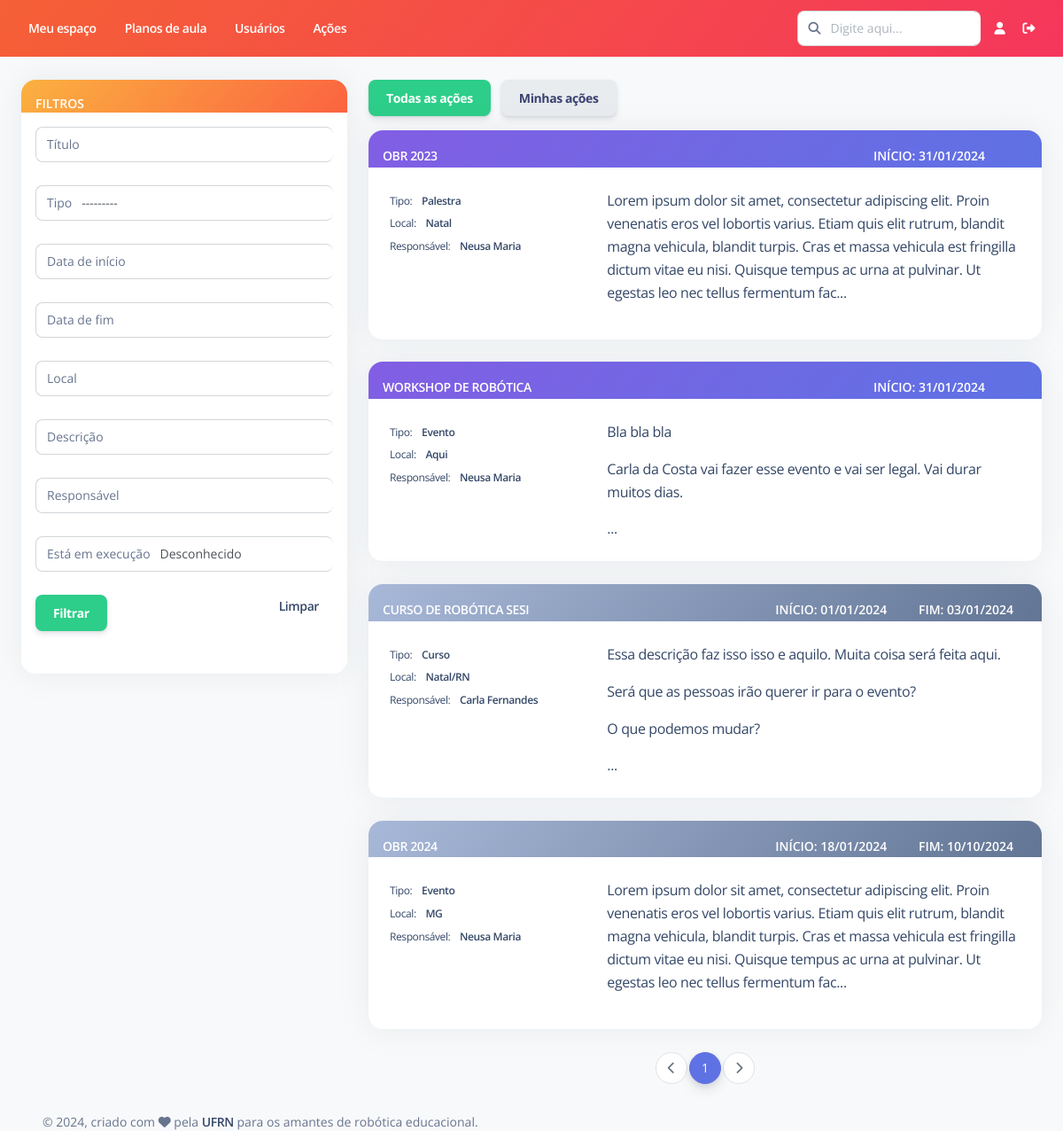
Page /acoes/listar/ on the committed database.
### Acoes/models.py (models this page shows, shortened)
class Acoes(models.Model):
    titulo = models.CharField(max_length=500, verbose_name="Título")
    tipo = models.CharField(max_length=8, choices=TIPO, default='Evento')
    data_inicio = models.DateField(default = date.today, verbose_name = "Data de início")
    data_fim = models.DateField(null=True, blank = True, verbose_name = "Data de fim")
    local = models.CharField(max_length=200, null=True, blank=True, verbose_name="Local")
    descricao = models.TextField(null=True, blank=True,verbose_name="Descrição")
    responsavel = models.ForeignKey(Usuario, on_delete=models.RESTRICT,verbose_name="Responsável")
    status = models.BooleanField(default=True, verbose_name = "Está em execução")
    deletada = models.BooleanField(default=False, verbose_name = "Deletado")
    class Meta:
        ordering = ['-status', '-data_inicio', '-data_fim', 'titulo']
        verbose_name = "Ação"
        verbose_name_plural = "Ações"

### Acoes/views.py (the view)
# urls.py: path('listar/', views.ListarTodasAcoes.as_view(), name='listar'),
class ListarTodasAcoes(generic.ListView):
    model = Acoes
    template_name = 'Acoes/listar.html'
    context_object_name = 'lista_acoes'
    paginate_by = 10
    def get_queryset(self):
        qs = super().get_queryset()
        acoes_filtradas = AcoesFiltro(self.request.GET, queryset=Acoes.objects.filter(deletada=False))
        qs_filtrada = acoes_filtradas.qs
        return qs_filtrada
    def get_context_data(self,**kwargs):
        context = super(ListarTodasAcoes,self).get_context_data(**kwargs)
        acoes_filtradas = AcoesFiltro(self.request.GET, queryset=Acoes.objects.filter(deletada=False))
        context['acoes_filtradas'] = acoes_filtradas.qs
        context['form_filtro'] = acoes_filtradas.form
        context['exibir_todos'] = True
        return context

### Usuario/models.py (called while the page is built)
    def __str__(self):
        return self.first_name + " " + self.last_name

### templates/Acoes/listar.html (shortened to what this page needs)
{% extends "Base/base.html" %}
{% load static %}
{% load pagination_tags %}
{% load widget_tweaks %}
{% block conteudo %}
<br>
<div class="row">
    <div class="col-md-4 col-lg-4">
        <div class="card border-primary">
            <div class="card-header pb-0 p-3 bg-gradient-warning">
                <p class="text-sm mb-0 text-uppercase text-white font-weight-bold">Filtros</p>
            </div>
            <div class="card-body p-3 overflow-auto">
                <div class="form-group">
                    <form action="" method="get">
                        <div class="input-group">
                            <span class="input-group-text text-body">Título</span>
                            {{form_filtro.titulo|add_class:"form-control"}}
                        </div>
                        <br>
                        <div class="input-group">
                            <span class="input-group-text text-body">Tipo</span>
                            {{form_filtro.tipo|add_class:"form-control"}}
                        </div>
                        <br>
                        <div class="input-group">
                            <span class="input-group-text text-body">Data de início</span>
                            {{form_filtro.data_inicio|add_class:"form-control"}}
                        </div>
                        <br>
                        <div class="input-group">
                            <span class="input-group-text text-body">Data de fim</span>
                            {{form_filtro.data_fim|add_class:"form-control"}}
                        </div>
                        <br>
                        <div class="input-group">
                            <span class="input-group-text text-body">Local</span>
                            {{form_filtro.local|add_class:"form-control"}}
                        </div>
                        <br>
                        <div class="input-group">
                            <span class="input-group-text text-body">Descrição</span>
                            {{form_filtro.descricao|add_class:"form-control"}}
                        </div>
                        <br>
                        <div class="input-group">
                            <span class="input-group-text text-body">Responsável</span>
                            {{form_filtro.responsavel|add_class:"form-control"}}
                        </div>
                        <br>
                        <div class="input-group">
                            <span class="input-group-text text-body">Está em execução</span>
                            {{form_filtro.status|add_class:"form-control"}}
                        </div>
                        <br>
                        <input type="submit" class="btn btn-success" value="Filtrar">
                        <div class="float-end">
                            {% if exibir_todos %}
                                <a href="{% url 'acoes:listar' %}"><span class="text-sm mb-0 font-weight-bold px-3">Limpar</span></a>
                            {% else %}
                                <a href="{% url 'acoes:listar_usuario' pk=user.pk %}"><span class="text-sm mb-0 font-weight-bold px-3">Limpar</span></a>
                            {% endif %}
                        </div>
                    </form>
                </div>
            </div>
        </div>
    </div>
    <div class="col-md-8 col-lg-8">
        {% if exibir_todos %}
            <a href="{% url 'acoes:listar' %}" class="btn btn-success me-2">Todas as ações</a>
            <a href="{% url 'acoes:listar_usuario' pk=user.pk %}" class="btn btn-light me-2">Minhas ações</a>
        {% else %}
            <a href="{% url 'acoes:listar' %}" class="btn btn-light me-2">Todas as ações</a>
            <a href="{% url 'acoes:listar_usuario' pk=user.pk %}" class="btn btn-success me-2">Minhas ações</a>
            <a href="{% url 'acoes:criar' %}" class="btn btn-info me-2 float-end"><i class="fa fa-plus"></i></a>
        {% endif %}
        <br>
        {% now "Y-m-d" as todays_date %}
        {% for acao in lista_acoes %}
            <div class="card">
                {% if acao.data_fim is not None and todays_date > acao.data_fim|date:"Y-m-d" or acao.status is False %}
                    <div id="card_header_informacoes" class="card-header bg-gradient-secondary pb-0 p-3">
                {% else %}
                    <div id="card_header_informacoes" class="card-header bg-gradient-primary pb-0 p-3">
                {% endif %}
                    <span class="text-sm mb-0 text-uppercase text-white font-weight-bold">
                        <a href="{% url 'acoes:detalhes' pk=acao.pk %}" class="text-white">
                            {{acao.titulo}}
                        </a>
                    </span>
                    <div class="float-end">
                        <span class="text-sm mb-0 text-uppercase text-white font-weight-bold px-3">
                            Início: {{ acao.data_inicio|date:"d/m/Y" }}
                        </span>
                        <span class="text-sm mb-0 text-uppercase text-white font-weight-bold px-3">
                            {% if acao.data_fim is not None %}
                                Fim: {{ acao.data_fim|date:"d/m/Y" }}
                            {% endif %}
                        </span>
                    </div>
                </div>
                <a href="{% url 'acoes:detalhes' pk=acao.pk %}">
                    <div class="card-body row">
                        <div class="col-4">
                            <span class="mb-2 text-xs">Tipo:
                                <span class="text-dark font-weight-bold ms-sm-2">
                                    {{ acao.tipo }}
                                </span>
                            </span>
                            <br>
                            <span class="mb-2 text-xs">Local:
                                <span class="text-dark font-weight-bold ms-sm-2">
                                    {% if acao.local is not None %}
                                        {{ acao.local }}
                                    {% endif %}
                                </span>
                            </span>
                            <br>
                            <span class="mb-2 text-xs">Responsável:
                                <span class="text-dark font-weight-bold ms-sm-2">
                                    {% if acao.responsavel is not None %}
                                        {{ acao.responsavel }}
                                    {% endif %}
                                </span>
                            </span>
                        </div>
                        <div class="col-8">
                            <div class="overflow-auto">
                                {{ acao.descricao|linebreaks|slice:":300" }}...
                            </div>
                        </div>
                    </div>
                </a>
            </div>
            <br>
        {% endfor %}
        <nav class="justify-content-center d-flex pagination">
            <ul class="pagination">
                {% if page_obj.has_previous %}
                    <li class="page-item">
                        <a href="?{% url_replace request 'page' page_obj.previous_page_number %}" class="page-link" aria-label="Previous">
                            <i class="fas fa-chevron-left"></i>
                        </a>
                    </li>
                {% else %}
                    <li class="page-item disabled">
                        <a href="" class="page-link" aria-label="Previous">
                            <i class="fas fa-chevron-left"></i>
                        </a>
                    </li>
                {% endif %}
                {% for i in page_obj.paginator.page_range %}
                    {% if page_obj.number == i %}
                        <li class="active page-item">
                            <span class="page-link">{{ i }} <span class="sr-only">(current)</span></span>
                        </li>
                    {% elif i > page_obj.number|add:'-3' and i < page_obj.number|add:'3' %}
                        <li class="page-item">
                            <a href="?{% url_replace request 'page' i %}" class="page-link">{{ i }}</a>
                        </li>
                    {% endif %}
                {% endfor %}
                {% if page_obj.has_next %}
                    <li class="page-item">
                        <a href="?{% url_replace request 'page' page_obj.next_page_number %}" class="page-link" aria-label="Next">
                            <i class="fas fa-chevron-right"></i>
                        </a>
                    </li>
                {% else %}
                    <li class="page-item disabled">
                        <a href="" class="page-link" aria-label="Next">
                            <i class="fas fa-chevron-right"></i>
                        </a>
                    </li>
                {% endif %}
            </ul>
        </nav>
    </div>
</div>
{% endblock %}

### rows in the picture
Acoes: titulo "OBR 2023", data_inicio "31/01/2024", tipo "Palestra", local "Natal", responsavel "Neusa Maria", descricao "Lorem ipsum dolor sit amet, consectetur adipiscing elit. Proin venenatis eros vel lobortis varius. Etiam quis elit rutrum, blandit magna vehicula, blandit turpis. Cras et massa vehicula est fringilla dictum vitae eu nisi. Quisque tempus ac urna at pulvinar. Ut egestas leo nec tellus fermentum fac"
Acoes: titulo "WORKSHOP DE ROBÓTICA", data_inicio "31/01/2024", tipo "Evento", local "Aqui", responsavel "Neusa Maria", descricao "Bla bla bla Carla da Costa vai fazer esse evento e vai ser legal. Vai durar muitos dias."
Acoes: titulo "CURSO DE ROBÓTICA SESI", data_inicio "01/01/2024", data_fim "03/01/2024", tipo "Curso", local "Natal/RN", responsavel "Carla Fernandes", descricao "Essa descrição faz isso isso e aquilo. Muita coisa será feita aqui. Será que as pessoas irão querer ir para o evento? O que podemos mudar?"
Acoes: titulo "OBR 2024", data_inicio "18/01/2024", data_fim "10/10/2024", tipo "Evento", local "MG", responsavel "Neusa Maria", descricao "Lorem ipsum dolor sit amet, consectetur adipiscing elit. Proin venenatis eros vel lobortis varius. Etiam quis elit rutrum, blandit magna vehicula, blandit turpis. Cras et massa vehicula est fringilla dictum vitae eu nisi. Quisque tempus ac urna at pulvinar. Ut egestas leo nec tellus fermentum fac"

### other values in the picture
{{ i }} "1"
